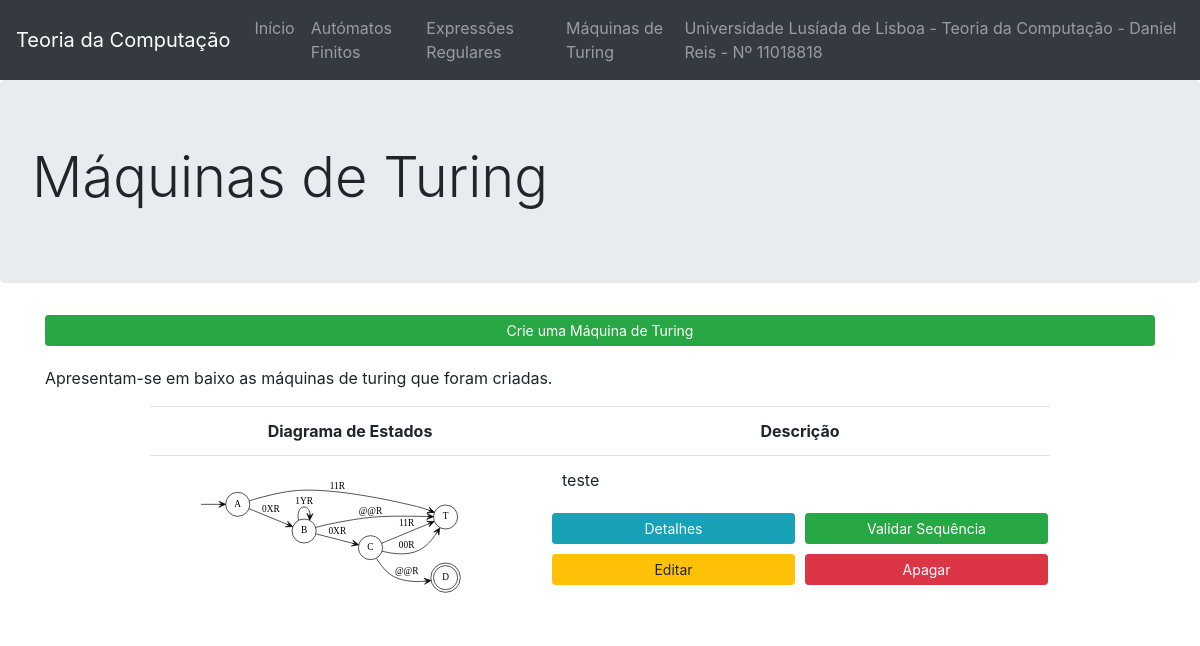
/maquinasTuring/, run on an earlier commit of the app's database.
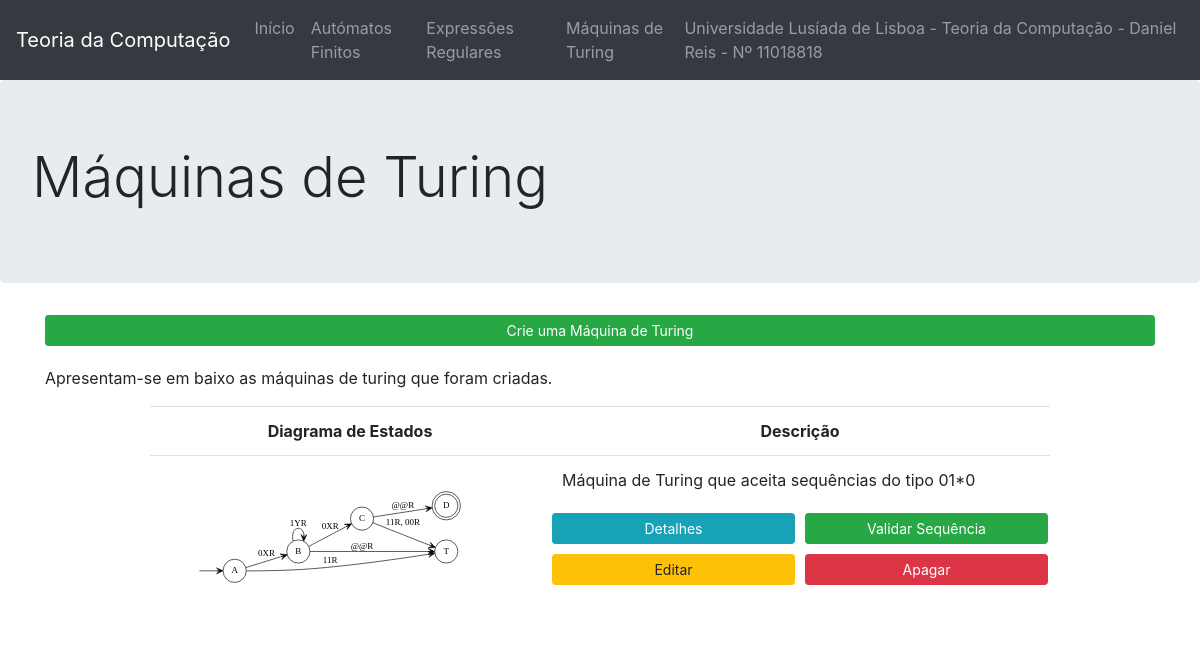
And on a later commit of the database.
### website/models.py (models this page shows, shortened)
class MaquinaTuring(models.Model):
    nome = models.CharField(max_length=100)
    descricao = models.CharField(max_length=100)
    alfabeto = models.CharField(max_length=100)
    estados = models.CharField(max_length=100)
    estadoInicial = models.CharField(max_length=100)
    estadosAceitacao = models.CharField(max_length=100)
    dicTransicoes = models.CharField(max_length=1000)
    diagrama = models.CharField(max_length=100)
    sequenciaFinal = models.CharField(max_length=100)
    filename = models.CharField(max_length=100)

### website/views.py (the view)
# urls.py: path('maquinasTuring/', views.maquinasTuring, name='maquinasTuring'),
def maquinasTuring(request):
    context = {'maquinasTuring': MaquinaTuring.objects.all()}
    return render(request, 'website/maquinasTuring.html', context)

### website/templates/website/maquinasTuring.html
{% extends 'website/layout.html' %}
{% block jumbotron %}
<div class="jumbotron">
    <h1 class="display-4">Máquinas de Turing</h1>
</div>
{% endblock %}
{% block main %}
<main class="container text-justify">
    <a href="{% url 'website:novaMaquina' %}" class="btn btn-success btn-sm btn-block">
        Crie uma Máquina de Turing
    </a>
    <p style="margin-top: 20px;">Apresentam-se em baixo as máquinas de turing que foram criadas.</p>
    <table align="center" class="table" style="table-layout: fixed; width:900px;">
        <tr>
            <th class="text-center" style="width:400px;">Diagrama de Estados</th>
            <th class="text-center" style="width:500px;">Descrição</th>
        </tr>
        {% load static %}
        {% for maquina in maquinasTuring %}
            <tr class="text-left">
                <td style="vertical-align: middle; width:400px;">
                    <a href="{% url 'website:detalhesMaquina' maquina.id %}">
                        <img src="{% static maquina.diagrama %}" width="80%">
                    </a>
                </td>
                <td style="vertical-align: middle; width:500px;">
                    <p>{{ maquina.descricao }}</p>
                    <p>
                        <div class="row">
                            <a href="{% url 'website:detalhesMaquina' maquina.id %}" class="btn btn-info btn-sm col-sm" style="margin: 5px;">
                                Detalhes
                            </a>
                            <a href="{% url 'website:detalhesMaquina' maquina.id %}" class="btn btn-success btn-sm col-sm" style="margin: 5px;">
                                Validar Sequência
                            </a>
                        </div>
                        <div class="row">
                            <a href="{% url 'website:editarMaquina' maquina.id %}" class="btn btn-warning btn-sm col-sm" style="margin: 5px;">
                                Editar
                            </a>
                            <a href="{% url 'website:apagarMaquina' maquina.id %}" class="btn btn-danger btn-sm col-sm" style="margin: 5px;">
                                Apagar
                            </a>
                        </div>
                    </p>
                </td>
            </tr>
        {% endfor %}
    </table>
</main>
{% endblock %}

What changed in the data, as far as the page shows it:
removed MaquinaTuring: diagrama (picture), descricao "teste"
added MaquinaTuring: diagrama (picture), descricao "Máquina de Turing que aceita sequências do tipo 01*0"
